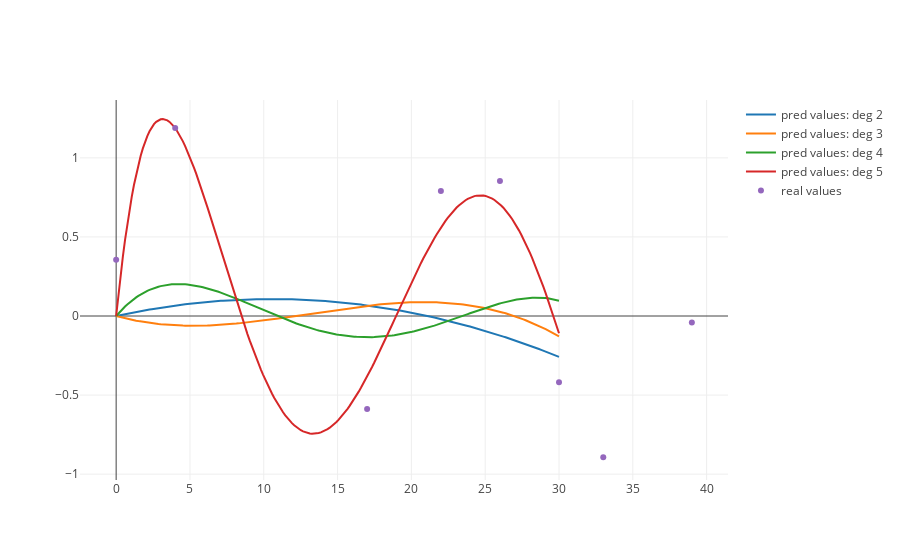

Source (notebook cell):
### Markdown cell above
Тут матрица обратима, отличные от 0 значени $\alpha$ только уменьшают R2.

### Code cell
noisysine_ridge_df = noisysine_df.copy()

x = pd.DataFrame({'x' : np.linspace(0, 30, 200)})
data = []

for i in range(2, 6):
    noisysine_ridge_df['x' + str(i)] = noisysine_ridge_df['x'] ** i
    x['x' + str(i)] = x['x'] ** i
    noisysine_ridge_train_df = noisysine_ridge_df.loc[noisysine_train.index]
    noisysine_ridge_test_df = noisysine_ridge_df.loc[noisysine_test.index]
    
    real_y = noisysine_ridge_test_df.sort_values(by=['x'])['y']
    pred_y = predict_simple_regression(
                ridge_regression(noisysine_ridge_train_df.drop(columns=['y']), noisysine_ridge_train_df['y'], 0.000001),
                noisysine_ridge_test_df.drop(columns=['y']).sort_values(by=['x']))
    
    print("Degree =", i, ", r2 = ", sklearn.metrics.r2_score(real_y, pred_y))
    
    
    data.append(
        go.Scatter(
            y = predict_simple_regression(
                ridge_regression(noisysine_ridge_train_df.drop(columns=['y']), noisysine_ridge_train_df['y'], 0.000001), x),
            x = x['x'],
            mode = 'lines',
            name = 'pred values: deg {}'.format(i)
        ))

data.append(
        go.Scatter(
            y = noisysine_ridge_test_df.sort_values(by=['x'])['y'],
            x = noisysine_simple_test_df.sort_values(by=['x'])['x'],
            mode = 'markers',
            name = 'real values'
        ))
plotly.offline.iplot(data, filename='real_values.html')

### Figure 1 — Plotly figure (JSON) as saved in the notebook; plotly's stock layout.template omitted (floating-point values rounded to 4 significant figures; data arrays with more than 128 entries replaced by an {"elided": "..."} marker saying what was removed)
{"data": [{"mode": "lines", "name": "pred values: deg 2", "type": "scatter", "uid": "58a649c5-29d3-41ef-b94d-015438852130", "x": {"elided": "200 float values"}, "y": {"elided": "200 float values"}}, {"mode": "lines", "name": "pred values: deg 3", "type": "scatter", "uid": "66ec091f-383c-4c8e-8917-3a8394c64a11", "x": {"elided": "200 float values"}, "y": {"elided": "200 float values"}}, {"mode": "lines", "name": "pred values: deg 4", "type": "scatter", "uid": "fd7e0602-b6cf-4d28-b670-6e4f534c5ebe", "x": {"elided": "200 float values"}, "y": {"elided": "200 float values"}}, {"mode": "lines", "name": "pred values: deg 5", "type": "scatter", "uid": "5a90a6f8-4c49-4b05-8f2b-3b5b69046c22", "x": {"elided": "200 float values"}, "y": {"elided": "200 float values"}}, {"mode": "markers", "name": "real values", "type": "scatter", "uid": "3283d868-5da6-42c8-8c0a-1f5a29cc1c9b", "x": [0, 4, 17, 22, 26, 30, 33, 39], "y": [0.3555, 1.189, -0.5881, 0.7908, 0.8537, -0.4182, -0.8932, -0.04035]}], "layout": {}}
